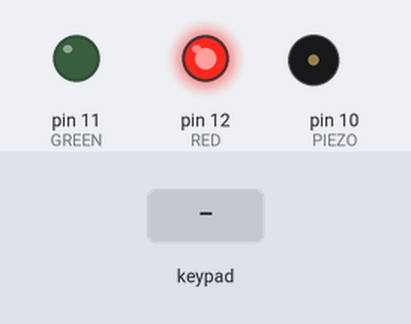
The sketch below on a simulated Arduino Uno, built with avr-gcc and run on an emulated ATmega328P. Parts: output pins drawn as LEDs (lit = HIGH), buzzer (waves = sounding). Inputs (shaded band) come from the test bench. What the sketch prints to the serial monitor is not drawn.

Above: at 1.2 s.
1.3 s: keypad keys 1 2 3 4 5 pressed 0.4 s apart
At 4.63 s:
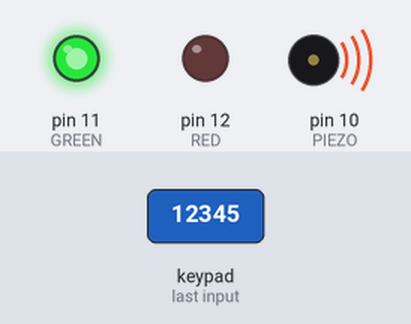
4.8 s: keypad keys 1 2 3 4 5 # pressed 0.4 s apart
At 5.8 s:
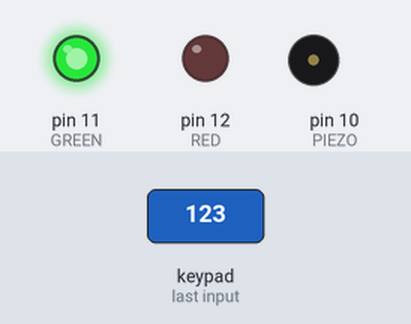
8.7 s: keypad keys 1 2 3 4 5 * pressed 0.4 s apart
At 12.4 s:
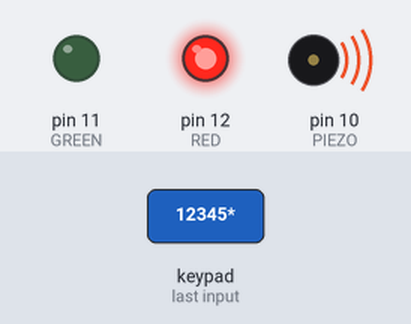
Timing chart, 0 to 15.4 s (numbered marks = the images above; inputs shaded):
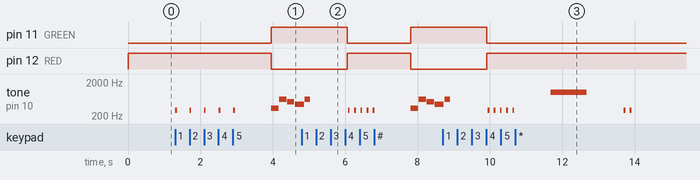

The sketch:

password_protected_security_system_using_arduino_1.ino
```cpp
// C++ code
// Owner: Diganto
// CE, KUET
// Title: Password Protected Security System Using Arduino

#include <Keypad.h>  // Include keypad library

// Constants
const byte ROWS = 4;
const byte COLS = 4;
const int RED = 12;       // Red LED pin
const int GREEN = 11;     // Green LED pin
const int PIEZO = 10;     // Buzzer pin

// Keypad layout
char numpad[ROWS][COLS] = {
  {'1', '2', '3', 'A'},
  {'4', '5', '6', 'B'},
  {'7', '8', '9', 'C'},
  {'*', '0', '#', 'D'}
};

// Keypad row and column pins
byte rowPins[ROWS] = {9, 8, 7, 6};
byte colPins[COLS] = {5, 4, 3, 2};

// Password setup
String password = "12345";
String inputStr = "";  // Store user input

// Initialize keypad object
Keypad keyPad = Keypad(makeKeymap(numpad), rowPins, colPins, ROWS, COLS);

// Unlock tone frequencies (Hz)
const int frequency[] = {340, 623, 523, 440, 623};
// Tone duration (ms)
const int delayTime[] = {200, 200, 200, 250, 150};

void setup() {
  pinMode(RED, OUTPUT);
  pinMode(GREEN, OUTPUT);
  pinMode(PIEZO, OUTPUT);

  digitalWrite(RED, HIGH);      // RED LED ON initially
  digitalWrite(GREEN, LOW);     // GREEN LED OFF initially

  Serial.begin(9600);
  Serial.print("Enter Password: ");
}

void loop() {
  char key = keyPad.getKey();

  if (key) {
    // Beep for key press
    tone(PIEZO, 300);
    delay(50);
    noTone(PIEZO);

    // Only accept up to 5 digits
    if (inputStr.length() < 5) {
      Serial.print("*");        // Mask input with *
      inputStr += key;          // Append key to input string
    }
  }

  // Check password when 5 keys entered
  if (inputStr.length() == 5) {
    delay(1000);                // Small delay before checking
    if (inputStr == password) {
      // Correct password
      Serial.println("\nEnter");
      digitalWrite(RED, LOW);
      digitalWrite(GREEN, HIGH);
      unlockTone();
    } else {
      // Incorrect password
      Serial.println("\n\tWrong Password\n\tPlease Try Again!!");
      digitalWrite(RED, HIGH);
      digitalWrite(GREEN, LOW);

      // Error tone
      tone(PIEZO, 1000);
      delay(500);
      tone(PIEZO, 1000);
      delay(500);
      noTone(PIEZO);
    }

    // Reset for next input
    delay(1000);
    inputStr = "";
    Serial.println("---------------------------\nEnter Password: ");
    digitalWrite(RED, HIGH);
    digitalWrite(GREEN, LOW);
  }
}

void unlockTone() {
  for (int i = 0; i < 5; i++) {
    tone(PIEZO, frequency[i]);
    delay(delayTime[i]);
    noTone(PIEZO);
    delay(20);                  // Short pause between notes
  }
}
```

Measured:
- after the input at 1.3 s, pin 11 (GREEN): LOW → HIGH after 2.7 s; pin 12 (RED): HIGH → LOW after 2.7 s; tone on pin 10 (PIEZO): plays 300 Hz for 0.05 s, 300 Hz for 0.05 s, 300 Hz for 0.05 s, 300 Hz for 0.05 s, 300 Hz for 0.05 s, 340 Hz for 0.20 s … (9 notes in this stretch), starting at once
